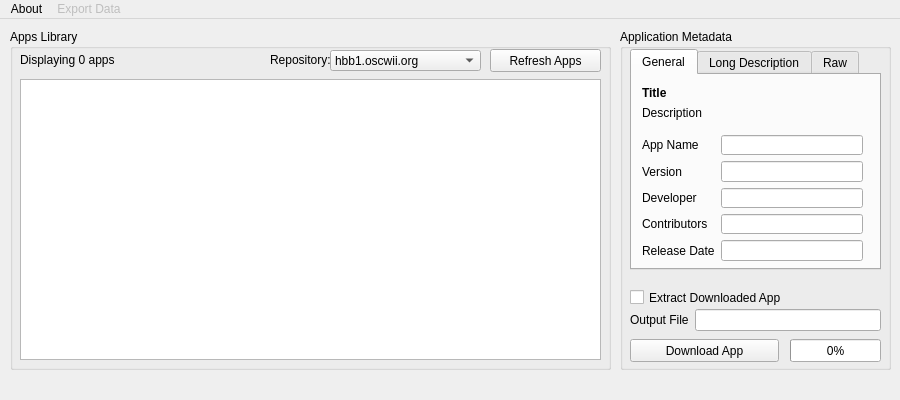
<?xml version="1.0" encoding="UTF-8"?>
<ui version="4.0">
 <class>MainWindow</class>
 <widget class="QMainWindow" name="MainWindow">
  <property name="geometry">
   <rect>
    <x>0</x>
    <y>0</y>
    <width>900</width>
    <height>400</height>
   </rect>
  </property>
  <property name="sizePolicy">
   <sizepolicy hsizetype="Fixed" vsizetype="Fixed">
    <horstretch>0</horstretch>
    <verstretch>0</verstretch>
   </sizepolicy>
  </property>
  <property name="minimumSize">
   <size>
    <width>900</width>
    <height>400</height>
   </size>
  </property>
  <property name="maximumSize">
   <size>
    <width>900</width>
    <height>400</height>
   </size>
  </property>
  <property name="windowTitle">
   <string>Open Shop Channel Downloader - Library</string>
  </property>
  <property name="dockOptions">
   <set>QMainWindow::AllowTabbedDocks|QMainWindow::AnimatedDocks</set>
  </property>
  <widget class="QWidget" name="centralwidget">
   <widget class="QGroupBox" name="AppsLibraryBox">
    <property name="geometry">
     <rect>
      <x>10</x>
      <y>10</y>
      <width>601</width>
      <height>341</height>
     </rect>
    </property>
    <property name="title">
     <string>Apps Library</string>
    </property>
    <widget class="QListWidget" name="listAppsWidget">
     <property name="geometry">
      <rect>
       <x>10</x>
       <y>50</y>
       <width>581</width>
       <height>281</height>
      </rect>
     </property>
     <property name="currentRow">
      <number>-1</number>
     </property>
    </widget>
    <widget class="QLabel" name="RepositoryLabel">
     <property name="geometry">
      <rect>
       <x>260</x>
       <y>20</y>
       <width>60</width>
       <height>21</height>
      </rect>
     </property>
     <property name="text">
      <string>Repository:</string>
     </property>
    </widget>
    <widget class="QComboBox" name="ReposComboBox">
     <property name="enabled">
      <bool>true</bool>
     </property>
     <property name="geometry">
      <rect>
       <x>320</x>
       <y>21</y>
       <width>151</width>
       <height>21</height>
      </rect>
     </property>
     <item>
      <property name="text">
       <string>hbb1.oscwii.org</string>
      </property>
     </item>
     <item>
      <property name="text">
       <string>hbb3.oscwii.org</string>
      </property>
     </item>
    </widget>
    <widget class="QPushButton" name="RefreshListBtn">
     <property name="enabled">
      <bool>true</bool>
     </property>
     <property name="geometry">
      <rect>
       <x>480</x>
       <y>20</y>
       <width>111</width>
       <height>23</height>
      </rect>
     </property>
     <property name="text">
      <string>Refresh Apps</string>
     </property>
    </widget>
    <widget class="QLabel" name="AppsAmountLabel">
     <property name="geometry">
      <rect>
       <x>10</x>
       <y>20</y>
       <width>151</width>
       <height>21</height>
      </rect>
     </property>
     <property name="text">
      <string>Displaying 0 apps</string>
     </property>
    </widget>
   </widget>
   <widget class="QGroupBox" name="SelectionInfoBox">
    <property name="geometry">
     <rect>
      <x>620</x>
      <y>10</y>
      <width>271</width>
      <height>341</height>
     </rect>
    </property>
    <property name="title">
     <string>Application Metadata</string>
    </property>
    <widget class="QCheckBox" name="ExtractAppCheckbox">
     <property name="geometry">
      <rect>
       <x>10</x>
       <y>260</y>
       <width>179</width>
       <height>17</height>
      </rect>
     </property>
     <property name="text">
      <string>Extract Downloaded App</string>
     </property>
    </widget>
    <widget class="QProgressBar" name="progressBar">
     <property name="geometry">
      <rect>
       <x>170</x>
       <y>310</y>
       <width>91</width>
       <height>23</height>
      </rect>
     </property>
     <property name="value">
      <number>0</number>
     </property>
    </widget>
    <widget class="QTabWidget" name="tabMetadata">
     <property name="geometry">
      <rect>
       <x>10</x>
       <y>20</y>
       <width>251</width>
       <height>221</height>
      </rect>
     </property>
     <property name="currentIndex">
      <number>0</number>
     </property>
     <widget class="QWidget" name="GeneralTab">
      <attribute name="title">
       <string>General</string>
      </attribute>
      <widget class="QWidget" name="formLayoutWidget">
       <property name="geometry">
        <rect>
         <x>10</x>
         <y>60</y>
         <width>221</width>
         <height>126</height>
        </rect>
       </property>
       <layout class="QFormLayout" name="MetaLayout">
        <item row="0" column="0">
         <widget class="QLabel" name="label_appname">
          <property name="text">
           <string>App Name</string>
          </property>
         </widget>
        </item>
        <item row="0" column="1">
         <widget class="QLineEdit" name="appname">
          <property name="text">
           <string/>
          </property>
          <property name="echoMode">
           <enum>QLineEdit::Normal</enum>
          </property>
          <property name="readOnly">
           <bool>true</bool>
          </property>
          <property name="placeholderText">
           <string/>
          </property>
         </widget>
        </item>
        <item row="1" column="0">
         <widget class="QLabel" name="label_version">
          <property name="text">
           <string>Version</string>
          </property>
         </widget>
        </item>
        <item row="1" column="1">
         <widget class="QLineEdit" name="version">
          <property name="echoMode">
           <enum>QLineEdit::Normal</enum>
          </property>
          <property name="readOnly">
           <bool>true</bool>
          </property>
         </widget>
        </item>
        <item row="2" column="0">
         <widget class="QLabel" name="label_developer">
          <property name="text">
           <string>Developer</string>
          </property>
         </widget>
        </item>
        <item row="2" column="1">
         <widget class="QLineEdit" name="developer">
          <property name="echoMode">
           <enum>QLineEdit::Normal</enum>
          </property>
          <property name="readOnly">
           <bool>true</bool>
          </property>
         </widget>
        </item>
        <item row="3" column="0">
         <widget class="QLabel" name="label_contributors">
          <property name="text">
           <string>Contributors</string>
          </property>
         </widget>
        </item>
        <item row="3" column="1">
         <widget class="QLineEdit" name="contributors">
          <property name="echoMode">
           <enum>QLineEdit::Normal</enum>
          </property>
          <property name="readOnly">
           <bool>true</bool>
          </property>
         </widget>
        </item>
        <item row="4" column="0">
         <widget class="QLabel" name="label_releasedate">
          <property name="text">
           <string>Release Date</string>
          </property>
         </widget>
        </item>
        <item row="4" column="1">
         <widget class="QLineEdit" name="releasedate">
          <property name="echoMode">
           <enum>QLineEdit::Normal</enum>
          </property>
          <property name="readOnly">
           <bool>true</bool>
          </property>
         </widget>
        </item>
       </layout>
      </widget>
      <widget class="QLabel" name="label_description">
       <property name="geometry">
        <rect>
         <x>10</x>
         <y>30</y>
         <width>221</width>
         <height>16</height>
        </rect>
       </property>
       <property name="maximumSize">
        <size>
         <width>221</width>
         <height>16777215</height>
        </size>
       </property>
       <property name="text">
        <string>Description</string>
       </property>
       <property name="textInteractionFlags">
        <set>Qt::LinksAccessibleByMouse|Qt::TextSelectableByMouse</set>
       </property>
      </widget>
      <widget class="QLabel" name="label_displayname">
       <property name="geometry">
        <rect>
         <x>10</x>
         <y>10</y>
         <width>221</width>
         <height>16</height>
        </rect>
       </property>
       <property name="maximumSize">
        <size>
         <width>221</width>
         <height>16777215</height>
        </size>
       </property>
       <property name="font">
        <font>
         <weight>75</weight>
         <bold>true</bold>
        </font>
       </property>
       <property name="text">
        <string>Title</string>
       </property>
       <property name="wordWrap">
        <bool>true</bool>
       </property>
       <property name="textInteractionFlags">
        <set>Qt::LinksAccessibleByMouse|Qt::TextSelectableByMouse</set>
       </property>
      </widget>
     </widget>
     <widget class="QWidget" name="Description">
      <attribute name="title">
       <string>Long Description</string>
      </attribute>
      <widget class="QTextBrowser" name="longDescriptionBrowser">
       <property name="geometry">
        <rect>
         <x>10</x>
         <y>20</y>
         <width>221</width>
         <height>171</height>
        </rect>
       </property>
       <property name="html">
        <string>&lt;!DOCTYPE HTML PUBLIC &quot;-//W3C//DTD HTML 4.0//EN&quot; &quot;http://www.w3.org/TR/REC-html40/strict.dtd&quot;&gt;
&lt;html&gt;&lt;head&gt;&lt;meta name=&quot;qrichtext&quot; content=&quot;1&quot; /&gt;&lt;style type=&quot;text/css&quot;&gt;
p, li { white-space: pre-wrap; }
&lt;/style&gt;&lt;/head&gt;&lt;body style=&quot; font-family:'MS Shell Dlg 2'; font-size:8.25pt; font-weight:400; font-style:normal;&quot;&gt;
&lt;p style=&quot;-qt-paragraph-type:empty; margin-top:0px; margin-bottom:0px; margin-left:0px; margin-right:0px; -qt-block-indent:0; text-indent:0px;&quot;&gt;&lt;br /&gt;&lt;/p&gt;&lt;/body&gt;&lt;/html&gt;</string>
       </property>
      </widget>
      <widget class="QLabel" name="LongDescLabel">
       <property name="geometry">
        <rect>
         <x>10</x>
         <y>0</y>
         <width>91</width>
         <height>20</height>
        </rect>
       </property>
       <property name="text">
        <string>Long Description</string>
       </property>
      </widget>
     </widget>
     <widget class="QWidget" name="RawTab">
      <attribute name="title">
       <string>Raw</string>
      </attribute>
      <widget class="QLabel" name="DirectLinkLabel">
       <property name="geometry">
        <rect>
         <x>10</x>
         <y>140</y>
         <width>91</width>
         <height>20</height>
        </rect>
       </property>
       <property name="text">
        <string>Direct Link</string>
       </property>
      </widget>
      <widget class="QLineEdit" name="DirectLinkLineEdit">
       <property name="geometry">
        <rect>
         <x>10</x>
         <y>160</y>
         <width>151</width>
         <height>20</height>
        </rect>
       </property>
       <property name="readOnly">
        <bool>true</bool>
       </property>
      </widget>
      <widget class="QPushButton" name="CopyDirectLinkBtn">
       <property name="geometry">
        <rect>
         <x>170</x>
         <y>160</y>
         <width>61</width>
         <height>21</height>
        </rect>
       </property>
       <property name="text">
        <string>Copy</string>
       </property>
      </widget>
      <widget class="QTreeWidget" name="metaTreeWidget">
       <property name="geometry">
        <rect>
         <x>10</x>
         <y>10</y>
         <width>221</width>
         <height>121</height>
        </rect>
       </property>
       <property name="rootIsDecorated">
        <bool>false</bool>
       </property>
       <column>
        <property name="text">
         <string>Type</string>
        </property>
       </column>
       <column>
        <property name="text">
         <string>Value</string>
        </property>
       </column>
      </widget>
     </widget>
    </widget>
    <widget class="QPushButton" name="ViewMetadataBtn">
     <property name="geometry">
      <rect>
       <x>10</x>
       <y>310</y>
       <width>149</width>
       <height>23</height>
      </rect>
     </property>
     <property name="text">
      <string>Download App</string>
     </property>
    </widget>
    <widget class="QWidget" name="formLayoutWidget_2">
     <property name="geometry">
      <rect>
       <x>10</x>
       <y>280</y>
       <width>251</width>
       <height>22</height>
      </rect>
     </property>
     <layout class="QFormLayout" name="MetaLayout_2">
      <item row="0" column="0">
       <widget class="QLabel" name="FileNameLabel">
        <property name="text">
         <string>Output File</string>
        </property>
       </widget>
      </item>
      <item row="0" column="1">
       <widget class="QLineEdit" name="FileNameLineEdit"/>
      </item>
     </layout>
    </widget>
   </widget>
  </widget>
  <widget class="QMenuBar" name="menubar">
   <property name="geometry">
    <rect>
     <x>0</x>
     <y>0</y>
     <width>900</width>
     <height>21</height>
    </rect>
   </property>
   <widget class="QMenu" name="menuAbout">
    <property name="title">
     <string>About</string>
    </property>
    <addaction name="actionAbout_OSC_DL"/>
   </widget>
   <widget class="QMenu" name="menuExport">
    <property name="enabled">
     <bool>false</bool>
    </property>
    <property name="title">
     <string>Export Data</string>
    </property>
    <widget class="QMenu" name="menuApplication_List">
     <property name="title">
      <string>Application List</string>
     </property>
     <addaction name="actionTXT_file"/>
    </widget>
    <addaction name="menuApplication_List"/>
   </widget>
   <addaction name="menuAbout"/>
   <addaction name="menuExport"/>
  </widget>
  <widget class="QStatusBar" name="statusBar">
   <property name="sizeGripEnabled">
    <bool>false</bool>
   </property>
  </widget>
  <action name="actionAbout_OSC_DL">
   <property name="enabled">
    <bool>false</bool>
   </property>
   <property name="text">
    <string>About OSC-DL</string>
   </property>
  </action>
  <action name="actionTXT_file">
   <property name="text">
    <string>Text File</string>
   </property>
  </action>
 </widget>
 <resources/>
 <connections/>
</ui>
